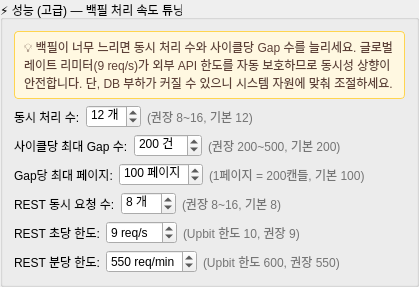
    <widget class="QGroupBox" name="groupBox_performance">
     <property name="title">
      <string>⚡ 성능 (고급) — 백필 처리 속도 튜닝</string>
     </property>
     <property name="toolTip">
      <string>여기서 변경한 값은 다음 백필 사이클부터 즉시 반영됩니다. 하드코딩 없이 모든 성능 파라미터를 한 곳에서 관리합니다. (저장 위치: ui_settings.backfill_scheduler.performance)</string>
     </property>
     <layout class="QVBoxLayout">
      <item>
       <widget class="QLabel" name="label_perf_banner">
        <property name="text">
         <string>💡 백필이 너무 느리면 동시 처리 수와 사이클당 Gap 수를 늘리세요. 글로벌 레이트 리미터(9 req/s)가 외부 API 한도를 자동 보호하므로 동시성 상향이 안전합니다. 단, DB 부하가 커질 수 있으니 시스템 자원에 맞춰 조절하세요.</string>
        </property>
        <property name="wordWrap"><bool>true</bool></property>
        <property name="styleSheet">
         <string notr="true">background-color: #FFF8E1; color: #5D4037; padding: 6px; border: 1px solid #FFD54F; border-radius: 4px; font-size: 9pt;</string>
        </property>
       </widget>
      </item>
      <item>
       <layout class="QHBoxLayout">
        <item>
         <widget class="QLabel">
          <property name="text"><string>동시 처리 수:</string></property>
          <property name="minimumWidth"><number>140</number></property>
          <property name="toolTip"><string>한 사이클에서 동시에 처리할 Gap 개수 (asyncio.Semaphore 크기). 값이 클수록 빠르지만 CPU/네트워크 부하가 늘어납니다.</string></property>
         </widget>
        </item>
        <item>
         <widget class="QSpinBox" name="spin_perf_max_concurrency">
          <property name="minimum"><number>1</number></property>
          <property name="maximum"><number>32</number></property>
          <property name="value"><number>12</number></property>
          <property name="suffix"><string> 개</string></property>
          <property name="minimumWidth"><number>110</number></property>
          <property name="toolTip"><string>권장: 8~16. 글로벌 레이트 리미터가 외부 호출률을 자동 직렬화하므로 큰 값도 안전합니다.</string></property>
         </widget>
        </item>
        <item>
         <widget class="QLabel" name="label_perf_concurrency_hint">
          <property name="text"><string>(권장 8~16, 기본 12)</string></property>
          <property name="styleSheet"><string notr="true">color: #757575; font-size: 9pt;</string></property>
         </widget>
        </item>
        <item>
         <spacer>
          <property name="orientation"><enum>Qt::Horizontal</enum></property>
          <property name="sizeHint" stdset="0"><size><width>40</width><height>20</height></size></property>
         </spacer>
        </item>
       </layout>
      </item>
      <item>
       <layout class="QHBoxLayout">
        <item>
         <widget class="QLabel">
          <property name="text"><string>사이클당 최대 Gap 수:</string></property>
          <property name="minimumWidth"><number>140</number></property>
          <property name="toolTip"><string>한 백필 실행에서 처리할 최대 Gap 건수. 큰 값일수록 한 번에 더 많이 소화하지만 사이클 1회의 소요 시간이 길어집니다.</string></property>
         </widget>
        </item>
        <item>
         <widget class="QSpinBox" name="spin_perf_max_gaps_per_cycle">
          <property name="minimum"><number>50</number></property>
          <property name="maximum"><number>2000</number></property>
          <property name="singleStep"><number>50</number></property>
          <property name="value"><number>200</number></property>
          <property name="suffix"><string> 건</string></property>
          <property name="minimumWidth"><number>110</number></property>
          <property name="toolTip"><string>권장: 200~500. 잔여 Gap 수가 매우 많을 때 (예: 4만건+) 큰 값을 사용하면 빠르게 따라잡을 수 있습니다.</string></property>
         </widget>
        </item>
        <item>
         <widget class="QLabel" name="label_perf_gaps_hint">
          <property name="text"><string>(권장 200~500, 기본 200)</string></property>
          <property name="styleSheet"><string notr="true">color: #757575; font-size: 9pt;</string></property>
         </widget>
        </item>
        <item>
         <spacer>
          <property name="orientation"><enum>Qt::Horizontal</enum></property>
          <property name="sizeHint" stdset="0"><size><width>40</width><height>20</height></size></property>
         </spacer>
        </item>
       </layout>
      </item>
      <item>
       <layout class="QHBoxLayout">
        <item>
         <widget class="QLabel">
          <property name="text"><string>Gap당 최대 페이지:</string></property>
          <property name="minimumWidth"><number>140</number></property>
          <property name="toolTip"><string>큰 Gap 1건을 채울 때 Upbit REST 페이지(200캔들/페이지)를 몇 번까지 돌 것인지 한도. 매우 큰 Gap(예: 며칠치 1m)을 한 번에 메우려면 200 이상을 권장합니다.</string></property>
         </widget>
        </item>
        <item>
         <widget class="QSpinBox" name="spin_perf_max_pages_per_gap">
          <property name="minimum"><number>10</number></property>
          <property name="maximum"><number>500</number></property>
          <property name="singleStep"><number>10</number></property>
          <property name="value"><number>100</number></property>
          <property name="suffix"><string> 페이지</string></property>
          <property name="minimumWidth"><number>110</number></property>
          <property name="toolTip"><string>1페이지 = 200캔들. 100페이지 = 20,000캔들 (= 1m 기준 약 14일). 1m 한 달치 백필이 자주 끊긴다면 200~300으로 올리세요.</string></property>
         </widget>
        </item>
        <item>
         <widget class="QLabel" name="label_perf_pages_hint">
          <property name="text"><string>(1페이지 = 200캔들, 기본 100)</string></property>
          <property name="styleSheet"><string notr="true">color: #757575; font-size: 9pt;</string></property>
         </widget>
        </item>
        <item>
         <spacer>
          <property name="orientation"><enum>Qt::Horizontal</enum></property>
          <property name="sizeHint" stdset="0"><size><width>40</width><height>20</height></size></property>
         </spacer>
        </item>
       </layout>
      </item>
      <item>
       <layout class="QHBoxLayout">
        <item>
         <widget class="QLabel">
          <property name="text"><string>REST 동시 요청 수:</string></property>
          <property name="minimumWidth"><number>140</number></property>
          <property name="toolTip"><string>RestCandleCollector 가 동시에 띄우는 캔들 조회 태스크 수. 글로벌 레이트 리미터(아래 한도)가 외부 호출률을 자동 직렬화하므로 큰 값도 안전합니다.</string></property>
         </widget>
        </item>
        <item>
         <widget class="QSpinBox" name="spin_perf_rest_max_concurrent">
          <property name="minimum"><number>1</number></property>
          <property name="maximum"><number>32</number></property>
          <property name="value"><number>8</number></property>
          <property name="suffix"><string> 개</string></property>
          <property name="minimumWidth"><number>110</number></property>
          <property name="toolTip"><string>권장: 8~16. 다중 심볼·다중 TF 동시 수집 시 큰 값이 빠릅니다.</string></property>
         </widget>
        </item>
        <item>
         <widget class="QLabel" name="label_perf_rest_concurrent_hint">
          <property name="text"><string>(권장 8~16, 기본 8)</string></property>
          <property name="styleSheet"><string notr="true">color: #757575; font-size: 9pt;</string></property>
         </widget>
        </item>
        <item>
         <spacer>
          <property name="orientation"><enum>Qt::Horizontal</enum></property>
          <property name="sizeHint" stdset="0"><size><width>40</width><height>20</height></size></property>
         </spacer>
        </item>
       </layout>
      </item>
      <item>
       <layout class="QHBoxLayout">
        <item>
         <widget class="QLabel">
          <property name="text"><string>REST 초당 한도:</string></property>
          <property name="minimumWidth"><number>140</number></property>
          <property name="toolTip"><string>Upbit REST 의 초당 호출 한도(공식 10 req/s). 안전마진을 두기 위해 9 권장. 10 으로 올리면 가끔 429 발생 가능.</string></property>
         </widget>
        </item>
        <item>
         <widget class="QSpinBox" name="spin_perf_rest_rate_per_second">
          <property name="minimum"><number>1</number></property>
          <property name="maximum"><number>10</number></property>
          <property name="value"><number>9</number></property>
          <property name="suffix"><string> req/s</string></property>
          <property name="minimumWidth"><number>110</number></property>
          <property name="toolTip"><string>Upbit 한도: 10 req/s. 권장 9 (-1 안전마진).</string></property>
         </widget>
        </item>
        <item>
         <widget class="QLabel" name="label_perf_rps_hint">
          <property name="text"><string>(Upbit 한도 10, 권장 9)</string></property>
          <property name="styleSheet"><string notr="true">color: #757575; font-size: 9pt;</string></property>
         </widget>
        </item>
        <item>
         <spacer>
          <property name="orientation"><enum>Qt::Horizontal</enum></property>
          <property name="sizeHint" stdset="0"><size><width>40</width><height>20</height></size></property>
         </spacer>
        </item>
       </layout>
      </item>
      <item>
       <layout class="QHBoxLayout">
        <item>
         <widget class="QLabel">
          <property name="text"><string>REST 분당 한도:</string></property>
          <property name="minimumWidth"><number>140</number></property>
          <property name="toolTip"><string>Upbit REST 의 분당 호출 한도(공식 600 req/min). 안전마진을 두기 위해 550 권장.</string></property>
         </widget>
        </item>
        <item>
         <widget class="QSpinBox" name="spin_perf_rest_rate_per_minute">
          <property name="minimum"><number>10</number></property>
          <property name="maximum"><number>600</number></property>
          <property name="singleStep"><number>10</number></property>
          <property name="value"><number>550</number></property>
          <property name="suffix"><string> req/min</string></property>
          <property name="minimumWidth"><number>110</number></property>
          <property name="toolTip"><string>Upbit 한도: 600 req/min. 권장 550 (-50 안전마진).</string></property>
         </widget>
        </item>
        <item>
         <widget class="QLabel" name="label_perf_rpm_hint">
          <property name="text"><string>(Upbit 한도 600, 권장 550)</string></property>
          <property name="styleSheet"><string notr="true">color: #757575; font-size: 9pt;</string></property>
         </widget>
        </item>
        <item>
         <spacer>
          <property name="orientation"><enum>Qt::Horizontal</enum></property>
          <property name="sizeHint" stdset="0"><size><width>40</width><height>20</height></size></property>
         </spacer>
        </item>
       </layout>
      </item>
     </layout>
    </widget>
